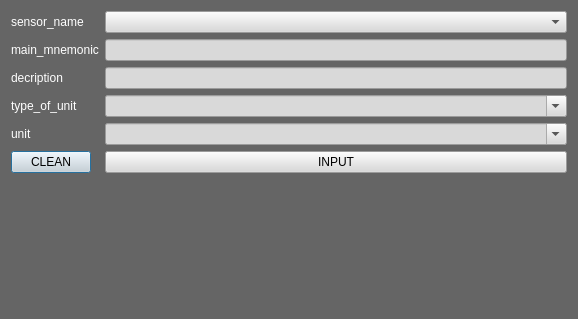
<?xml version="1.0" encoding="UTF-8"?>
<ui version="4.0">
 <class>UpdateMainMnemonic</class>
 <widget class="QDialog" name="UpdateMainMnemonic">
  <property name="geometry">
   <rect>
    <x>0</x>
    <y>0</y>
    <width>578</width>
    <height>319</height>
   </rect>
  </property>
  <property name="windowTitle">
   <string>Update Additional Mnemonic</string>
  </property>
  <property name="styleSheet">
   <string notr="true">background-color: rgb(101, 101, 101);</string>
  </property>
  <layout class="QFormLayout" name="formLayout">
   <item row="9" column="1">
    <widget class="QLabel" name="label_input_info">
     <property name="text">
      <string/>
     </property>
    </widget>
   </item>
   <item row="0" column="1">
    <widget class="QComboBox" name="comboBox_sensor_name">
     <property name="styleSheet">
      <string notr="true">background-color: rgb(217, 217, 217);</string>
     </property>
    </widget>
   </item>
   <item row="0" column="0">
    <widget class="QLabel" name="label_5">
     <property name="styleSheet">
      <string notr="true">background-color: rgb(101, 101, 101);
color: rgb(255, 255, 255);</string>
     </property>
     <property name="text">
      <string>sensor_name</string>
     </property>
    </widget>
   </item>
   <item row="1" column="0">
    <widget class="QLabel" name="label_2">
     <property name="styleSheet">
      <string notr="true">background-color: rgb(101, 101, 101);
color: rgb(255, 255, 255);</string>
     </property>
     <property name="text">
      <string>main_mnemonic</string>
     </property>
    </widget>
   </item>
   <item row="1" column="1">
    <widget class="QLineEdit" name="lineEdit_main_mnemonic_name">
     <property name="styleSheet">
      <string notr="true">background-color: rgb(217, 217, 217);</string>
     </property>
    </widget>
   </item>
   <item row="2" column="0">
    <widget class="QLabel" name="label">
     <property name="styleSheet">
      <string notr="true">background-color: rgb(101, 101, 101);
color: rgb(255, 255, 255);</string>
     </property>
     <property name="text">
      <string>decription</string>
     </property>
    </widget>
   </item>
   <item row="2" column="1">
    <widget class="QLineEdit" name="lineEdit_main_mnemonic_description">
     <property name="styleSheet">
      <string notr="true">background-color: rgb(217, 217, 217);
color: rgb(0, 0, 0);</string>
     </property>
    </widget>
   </item>
   <item row="3" column="0">
    <widget class="QLabel" name="label_3">
     <property name="styleSheet">
      <string notr="true">background-color: rgb(101, 101, 101);
color: rgb(255, 255, 255);</string>
     </property>
     <property name="text">
      <string>type_of_unit</string>
     </property>
    </widget>
   </item>
   <item row="3" column="1">
    <widget class="QComboBox" name="comboBox_type_of_unit">
     <property name="styleSheet">
      <string notr="true">background-color: rgb(217, 217, 217);
color: rgb(0, 0, 0);</string>
     </property>
     <property name="editable">
      <bool>true</bool>
     </property>
    </widget>
   </item>
   <item row="4" column="0">
    <widget class="QLabel" name="label_main_mnemonic_description">
     <property name="styleSheet">
      <string notr="true">background-color: rgb(101, 101, 101);
color: rgb(255, 255, 255);</string>
     </property>
     <property name="text">
      <string>unit</string>
     </property>
    </widget>
   </item>
   <item row="4" column="1">
    <widget class="QComboBox" name="comboBox_unit">
     <property name="styleSheet">
      <string notr="true">background-color: rgb(217, 217, 217);
color: rgb(0, 0, 0);</string>
     </property>
     <property name="editable">
      <bool>true</bool>
     </property>
    </widget>
   </item>
   <item row="8" column="0">
    <widget class="QPushButton" name="pushButton_CLEAN">
     <property name="styleSheet">
      <string notr="true">background-color: rgb(217, 217, 217);
color: rgb(0, 0, 0);</string>
     </property>
     <property name="text">
      <string>CLEAN</string>
     </property>
    </widget>
   </item>
   <item row="8" column="1">
    <widget class="QPushButton" name="pushButton_INPUT">
     <property name="styleSheet">
      <string notr="true">background-color: rgb(217, 217, 217);
color: rgb(0, 0, 0);</string>
     </property>
     <property name="text">
      <string>INPUT</string>
     </property>
    </widget>
   </item>
  </layout>
 </widget>
 <resources/>
 <connections/>
</ui>
